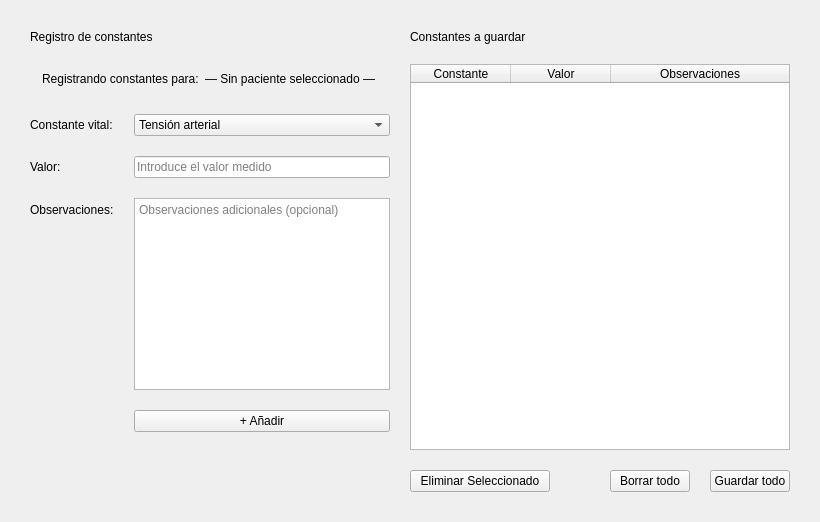
        <widget class="QWidget" name="page_constantes">
         <layout class="QHBoxLayout" name="constOuterLayout">
          <property name="spacing">
           <number>20</number>
          </property>
          <property name="leftMargin">
           <number>30</number>
          </property>
          <property name="topMargin">
           <number>30</number>
          </property>
          <property name="rightMargin">
           <number>30</number>
          </property>
          <property name="bottomMargin">
           <number>30</number>
          </property>
          <item>
           <layout class="QVBoxLayout" name="constFormLayout">
            <item>
             <widget class="QLabel" name="lbl_section_title">
              <property name="text">
               <string>Registro de constantes</string>
              </property>
             </widget>
            </item>
            <item>
             <widget class="QFrame" name="frame_pac_constantes">
              <layout class="QHBoxLayout">
               <property name="leftMargin">
                <number>12</number>
               </property>
               <property name="topMargin">
                <number>8</number>
               </property>
               <property name="rightMargin">
                <number>12</number>
               </property>
               <property name="bottomMargin">
                <number>8</number>
               </property>
               <item>
                <widget class="QLabel" name="lbl_paciente_sel_texto">
                 <property name="text">
                  <string>Registrando constantes para:</string>
                 </property>
                </widget>
               </item>
               <item>
                <widget class="QLabel" name="lbl_paciente_sel_nombre_2">
                 <property name="text">
                  <string>— Sin paciente seleccionado —</string>
                 </property>
                </widget>
               </item>
               <item>
                <spacer>
                 <property name="orientation">
                  <enum>Qt::Horizontal</enum>
                 </property>
                 <property name="sizeHint" stdset="0">
                  <size>
                   <width>0</width>
                   <height>0</height>
                  </size>
                 </property>
                </spacer>
               </item>
              </layout>
             </widget>
            </item>
            <item>
             <layout class="QFormLayout" name="formConstantes">
              <item row="0" column="0">
               <widget class="QLabel" name="label">
                <property name="text">
                 <string>Constante vital:</string>
                </property>
               </widget>
              </item>
              <item row="0" column="1">
               <widget class="QComboBox" name="combo_constante">
                <item>
                 <property name="text">
                  <string>Tensión arterial</string>
                 </property>
                </item>
                <item>
                 <property name="text">
                  <string>Frecuencia cardíaca</string>
                 </property>
                </item>
                <item>
                 <property name="text">
                  <string>Temperatura</string>
                 </property>
                </item>
                <item>
                 <property name="text">
                  <string>Saturación de oxígeno</string>
                 </property>
                </item>
               </widget>
              </item>
              <item row="1" column="0">
               <widget class="QLabel" name="label">
                <property name="text">
                 <string>Valor:</string>
                </property>
               </widget>
              </item>
              <item row="1" column="1">
               <widget class="QLineEdit" name="edit_valor_constante">
                <property name="placeholderText">
                 <string>Introduce el valor medido</string>
                </property>
               </widget>
              </item>
              <item row="2" column="0">
               <widget class="QLabel" name="label">
                <property name="text">
                 <string>Observaciones:</string>
                </property>
               </widget>
              </item>
              <item row="2" column="1">
               <widget class="QTextEdit" name="edit_observaciones">
                <property name="placeholderText">
                 <string>Observaciones adicionales (opcional)</string>
                </property>
               </widget>
              </item>
              <item row="3" column="0">
               <spacer name="horizontalSpacer_3">
                <property name="orientation">
                 <enum>Qt::Horizontal</enum>
                </property>
                <property name="sizeHint" stdset="0">
                 <size>
                  <width>40</width>
                  <height>20</height>
                 </size>
                </property>
               </spacer>
              </item>
              <item row="4" column="1">
               <spacer name="verticalSpacer_2">
                <property name="orientation">
                 <enum>Qt::Vertical</enum>
                </property>
                <property name="sizeHint" stdset="0">
                 <size>
                  <width>20</width>
                  <height>40</height>
                 </size>
                </property>
               </spacer>
              </item>
              <item row="3" column="1">
               <widget class="QPushButton" name="btn_anadir_registro">
                <property name="text">
                 <string>+ Añadir</string>
                </property>
               </widget>
              </item>
             </layout>
            </item>
            <item>
             <layout class="QHBoxLayout"/>
            </item>
           </layout>
          </item>
          <item>
           <layout class="QVBoxLayout" name="constPendientesLayout">
            <item>
             <layout class="QHBoxLayout">
              <item>
               <widget class="QLabel" name="lbl_pendientes_titulo">
                <property name="text">
                 <string>Constantes a guardar</string>
                </property>
               </widget>
              </item>
              <item>
               <spacer>
                <property name="orientation">
                 <enum>Qt::Horizontal</enum>
                </property>
                <property name="sizeHint" stdset="0">
                 <size>
                  <width>0</width>
                  <height>0</height>
                 </size>
                </property>
               </spacer>
              </item>
             </layout>
            </item>
            <item>
             <widget class="QTableWidget" name="tabla_pendientes">
              <property name="editTriggers">
               <set>QAbstractItemView::NoEditTriggers</set>
              </property>
              <property name="selectionBehavior">
               <enum>QAbstractItemView::SelectRows</enum>
              </property>
              <property name="columnCount">
               <number>3</number>
              </property>
              <attribute name="horizontalHeaderStretchLastSection">
               <bool>true</bool>
              </attribute>
              <column>
               <property name="text">
                <string>Constante</string>
               </property>
              </column>
              <column>
               <property name="text">
                <string>Valor</string>
               </property>
              </column>
              <column>
               <property name="text">
                <string>Observaciones</string>
               </property>
              </column>
             </widget>
            </item>
            <item>
             <layout class="QHBoxLayout">
              <item>
               <widget class="QPushButton" name="btn_borrar_seleccionado">
                <property name="text">
                 <string>  Eliminar Seleccionado  </string>
                </property>
               </widget>
              </item>
              <item>
               <spacer name="horizontalSpacer_4">
                <property name="orientation">
                 <enum>Qt::Horizontal</enum>
                </property>
                <property name="sizeHint" stdset="0">
                 <size>
                  <width>40</width>
                  <height>20</height>
                 </size>
                </property>
               </spacer>
              </item>
              <item>
               <widget class="QPushButton" name="btn_borrar_todo">
                <property name="text">
                 <string>Borrar todo</string>
                </property>
                <property name="checkable">
                 <bool>false</bool>
                </property>
               </widget>
              </item>
              <item>
               <widget class="QPushButton" name="btn_guardar_registro">
                <property name="text">
                 <string>Guardar todo</string>
                </property>
               </widget>
              </item>
             </layout>
            </item>
           </layout>
          </item>
         </layout>
        </widget>
